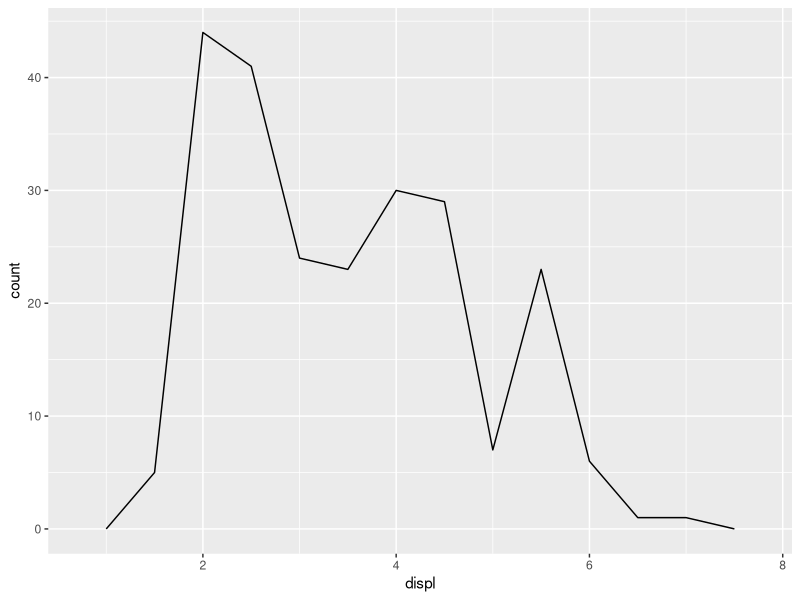
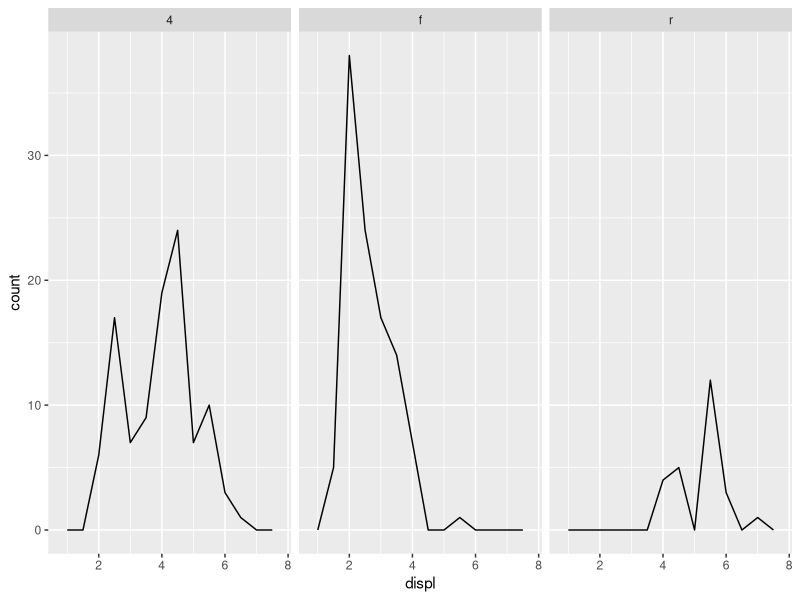
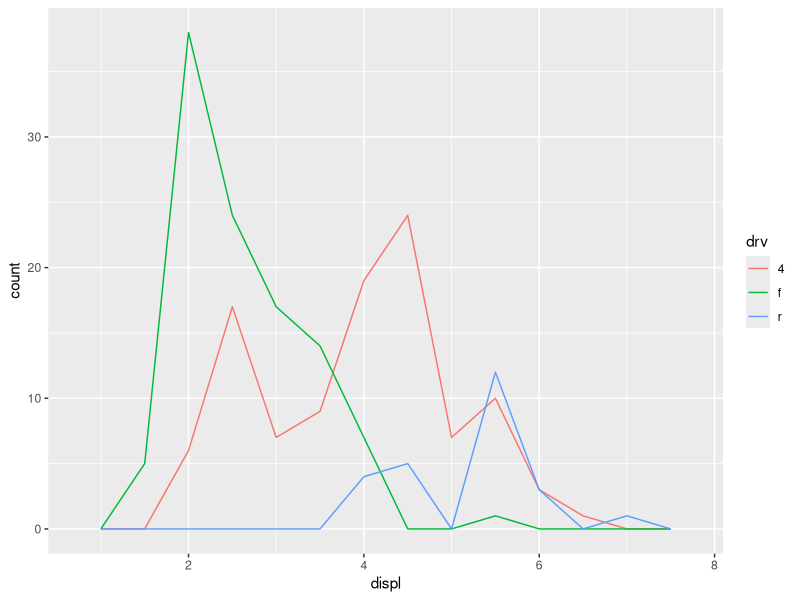
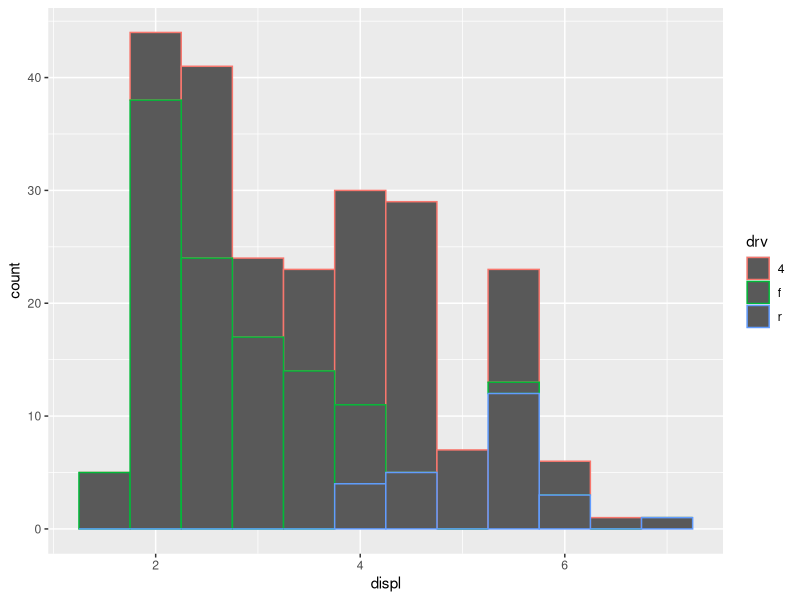
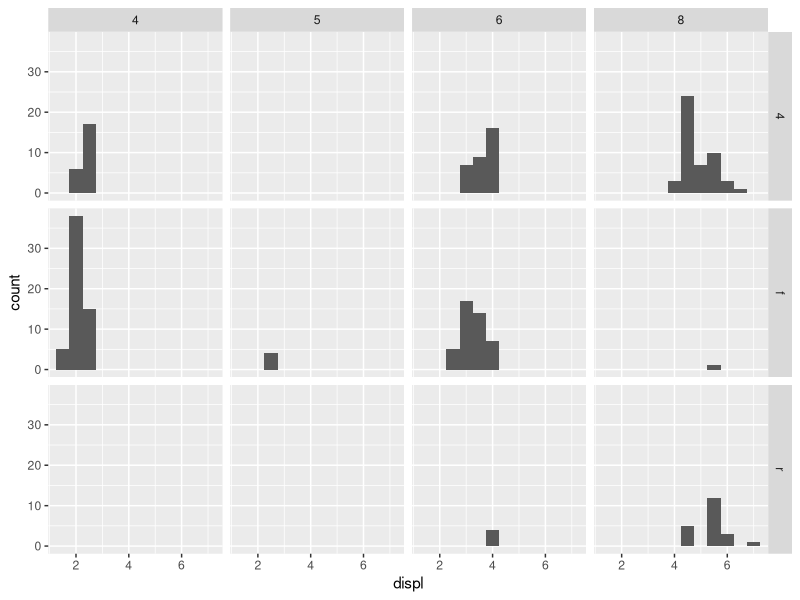
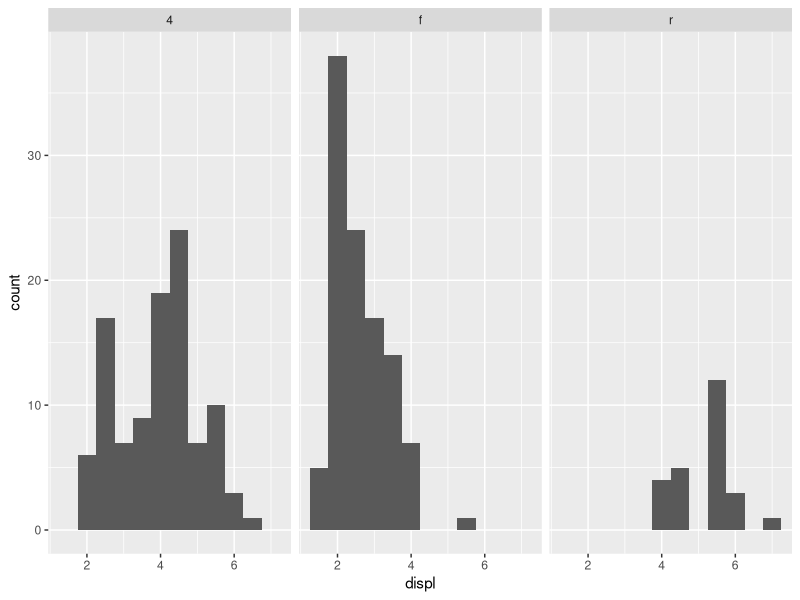
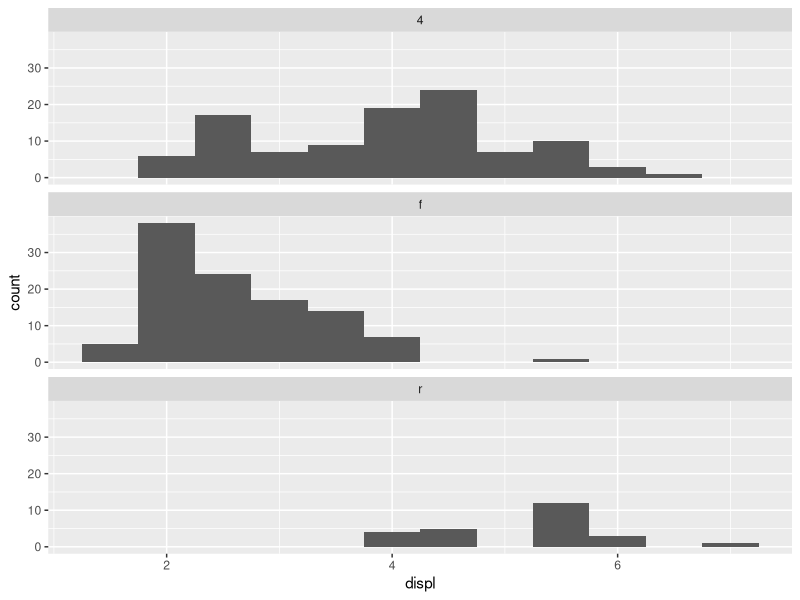
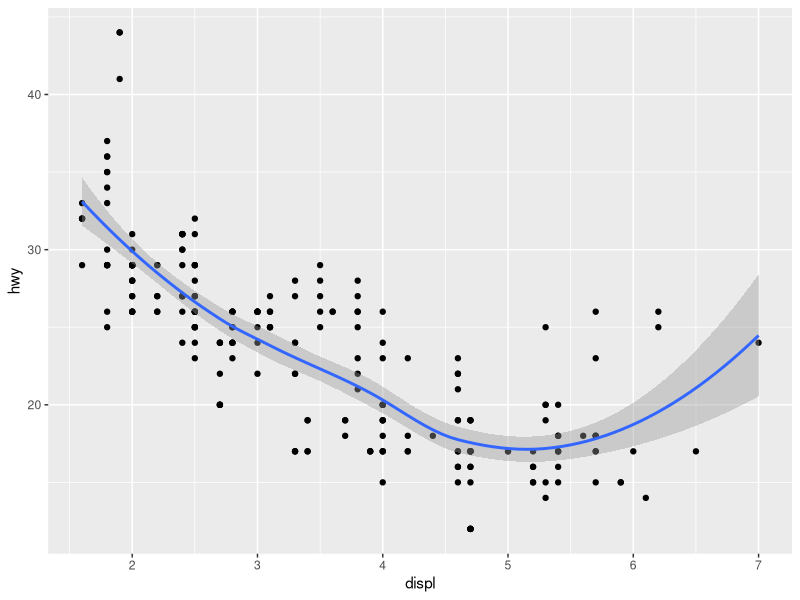

The R script that drew these images, in order: (Note: this script raises an error after producing the figures.)
#lab5 
library(tidyverse)


ggplot(mpg, aes(displ)) + geom_freqpoly(binwidth=0.5)
ggplot(mpg, aes(displ)) + geom_freqpoly(binwidth=0.5) + facet_wrap(~drv)
ggplot(mpg, aes(displ, color=drv, shape =drv))+ geom_freqpoly(binwidth=0.5)
ggplot(mpg, aes(displ, color=drv, shape =drv))+ geom_histogram(binwidth=0.5)
# color 가장자리 선을 다르게 한다. 
ggplot(mpg, aes(displ)) + geom_histogram(binwidth = 0.5) + facet_grid(drv~cyl)
# facet_grid 앞(세로) ~ 뒤(가로)
# facet_wrap 
# 자료를 나눠서 그려준다. 유의할 점 : 자료가 너무 적어서 잘 안나타난다. 
ggplot(mpg, aes(displ)) + geom_histogram(binwidth=0.5) + facet_wrap(~drv)   #가로축을 drv 로 나눔
ggplot(mpg, aes(displ)) + geom_histogram(binwidth=0.5) + facet_wrap(~drv, ncol=1)  
#colum number 지정해줄수도 있음

ggplot(mpg, aes(displ, hwy)) + geom_point() + geom_smooth()
#패턴을 알려주는 보조선을 그리고 싶다 geom_smooth
#오른쪽이 이상한 이유는 자료 수가 적기 때문이다. 한 자료가 너무 dominate
#쪼개서 fitting 시키는 것이 나을 수 있다.
#자료가 많은 쪽의 패턴을 보고, 자료가 적은 쪽은 믿으면 안된다. 
ggplot(mpg, aes(displ, hwy)) + geom_point() + geom_smooth(span=0.2)
#세세한 변화를 더 감지 
ggplot(mpg, aes(displ, hwy)) + geom_point() + geom_smooth(span=5)
ggplot(mpg, aes(displ, hwy)) + geom_point() + geom_smooth(method='lm')
#선형회귀식

#타임시리즈 
economics
#date  - 내부적으로 날짜 계산 되어있음

ggplot(economics, aes(date, unemploy/pop)) +geom_point()
#x축 date, y축 unemploy/pop
#실업률 상승, 하락 확인할 수 있음. 지금은 point로 위치만 확인함
#시계열자료임, 시간에 따라 정보 축적 
ggplot(economics, aes(date, unemploy/pop)) +geom_line()
#date 변수 그림을 그리면 연도만 딱 ! 찍어서 나타내줌. 세부 옵션으로 point 바꿀 수 있음 
#x, y label은 아무 옵션이 없다면 변수 명으로 그대로
#길이의 median 값
ggplot(economics, aes(date, uempmed)) + geom_line()
ggplot(economics, aes(date, uempmed)) + geom_path()
#지료 자체가 순서대로 되어있음
ggplot(economics, aes(unemploy/pop, uempmed)) + geom_point() 
#67년부터 라인으로 글면 복잡하긴 하지만, 전체적인 패턴을 볼 수 있다. 
ggplot(economics, aes(unemploy/pop, uempmed)) + geom_point() +geom_line()
#앗 원하는 그림이 아니네?!
ggplot(economics, aes(unemploy/pop, uempmed)) + geom_path()
#path : 자료 순서대로 이어주기
#line : 자료를 x값에 대해 sorting 먼저 한 후, 그 순서대로 이어주기
#날짜 순서대로 정렬이 안되어 잇어도, line 은 먼저 sorting 해준당. 
ggplot(economics, aes(unemploy / pop, uempmed)) +
  geom_path(colour = "grey50") +
  geom_point(aes(colour = lubridate::year(date)))
#path에는 색깔지정안하고, point에만 색깔 지정
#aes 를 앞에 잡아주면, 그 이후의 모든 geom 에 해당
#aes 를 geom 에서 잡아주면, 그 geom 에만 해당
temp<- lubridate::year(economics$date)
range(temp)

ggplot(economics, aes(unemploy / pop, uempmed, colour = lubridate::year(date))) +
  geom_path() +
  geom_point()



#축지정하기

#축의 이름
p<-ggplot(mpg, aes(cty, hwy))+geom_point()
p+xlab("city driving(mpg)")+ ylab("highway")
p+xlab(NULL)  
#NULL 아예 없는 상태, x label 을 쓸 공간조차 없다!
#label을 쓰지 않고 공간을 더 넓게 쓰기 위함

#축의 범위
range(mpg$cty)
range(mpg$hwy)


p+xlim(0,40) +ylim(0,30)
#x축범위(min, max)
#범위 외의 자료는 missing 처리한다


ggplot(mpg, aes(cty, hwy))+geom_jitter()
#noise 를 준다. 전체적인 패턴을 보는데 문제가 될 수 있다. 
ggplot(mpg, aes(drv, hwy))
ggplot(mpg, aes(drv, hwy))+geom_jitter()
ggplot(mpg, aes(drv, hwy))+geom_jitter(width=0.1)
#범주일때 사용하는 것이 좋다. 

#x변수가 cartegorical 변수 일 때는 어떻게 하나
#나타내고자 하는 것만 사용한다. 
ggplot(mpg, aes(drv, hwy))+geom_jitter(width=0.1) +xlim('4','f')+ylim(0, NA)
#위에 limit은 그대로 두고 아래 limit 만 조정하고 싶다
#NA 이 위치에 값이 잇긴 한데 내가 지정은 안해줄거야~



#missing 자료에 대한 handing
a<-rnorm(10)
a[1]<-NA
a

mean(a, na.rm=TRUE)
NA+1
#missing 데이터 제외하고 숫자 계산하기


# p <-  ggplot 저장

p
print(p)
class(p)
#그림을 그리기 위해 저장된 형식 
summary(p)
#data= manumfactu
#mpg 이름은 안가져 오지만, 그 안에 있는 자료갯수 등 다들고옴

drugs<-  data.frame(drug=c('a','b','c'),
                    effect=c(4.2,9.7,6.1))
ggplot(drugs, aes(drug, effect))+geom_bar(stat='identity')
ggplot(drugs, aes(drug, effect))+geom_bar()
ggplot(drugs, aes(drug))+geom_bar()

#stat=identity 안잡아주면 y값을 잡으면안된다

#stat count
#stat identity 

#bar 차트에 아무런 옵션이 없다면 기본stat count